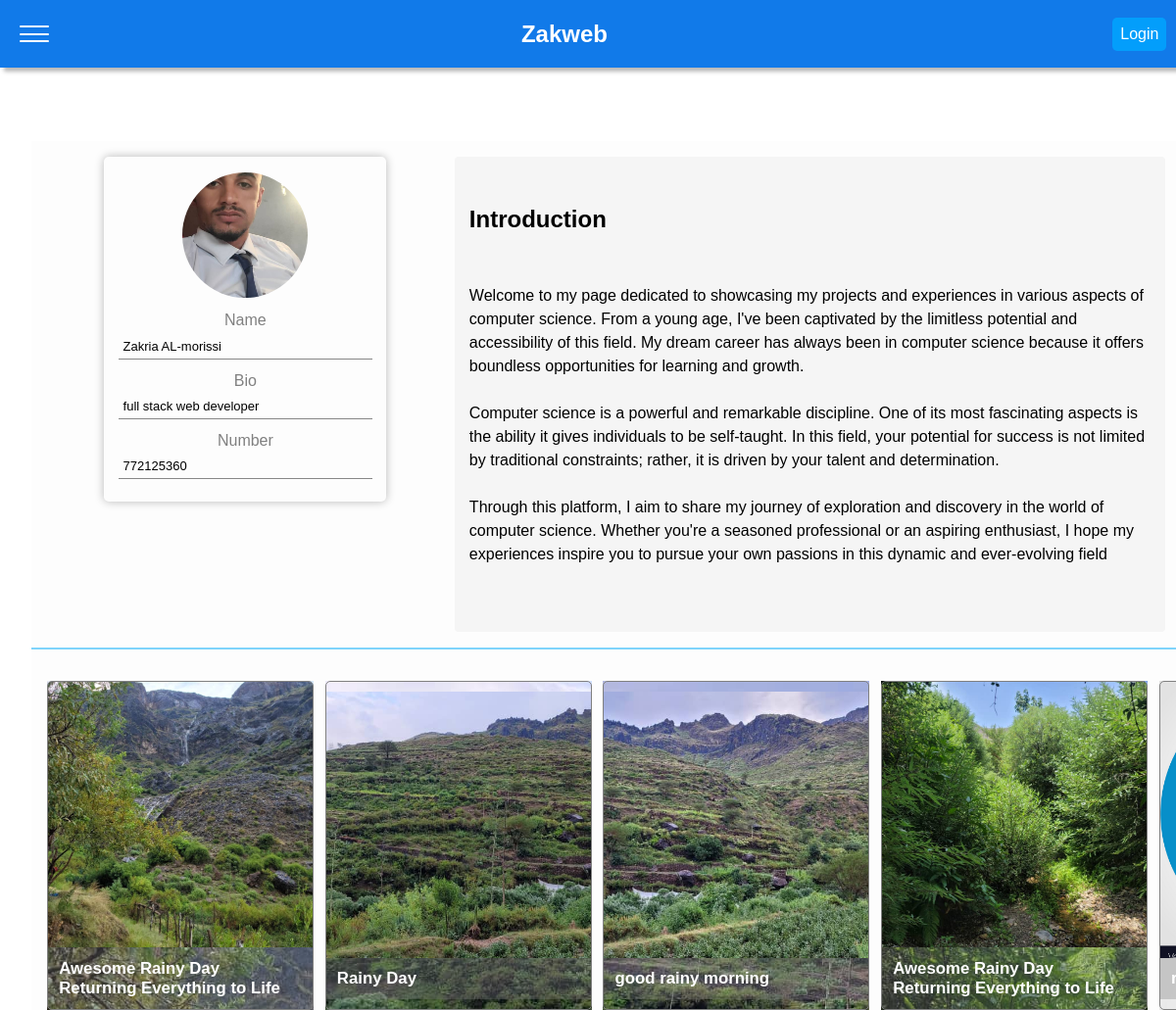
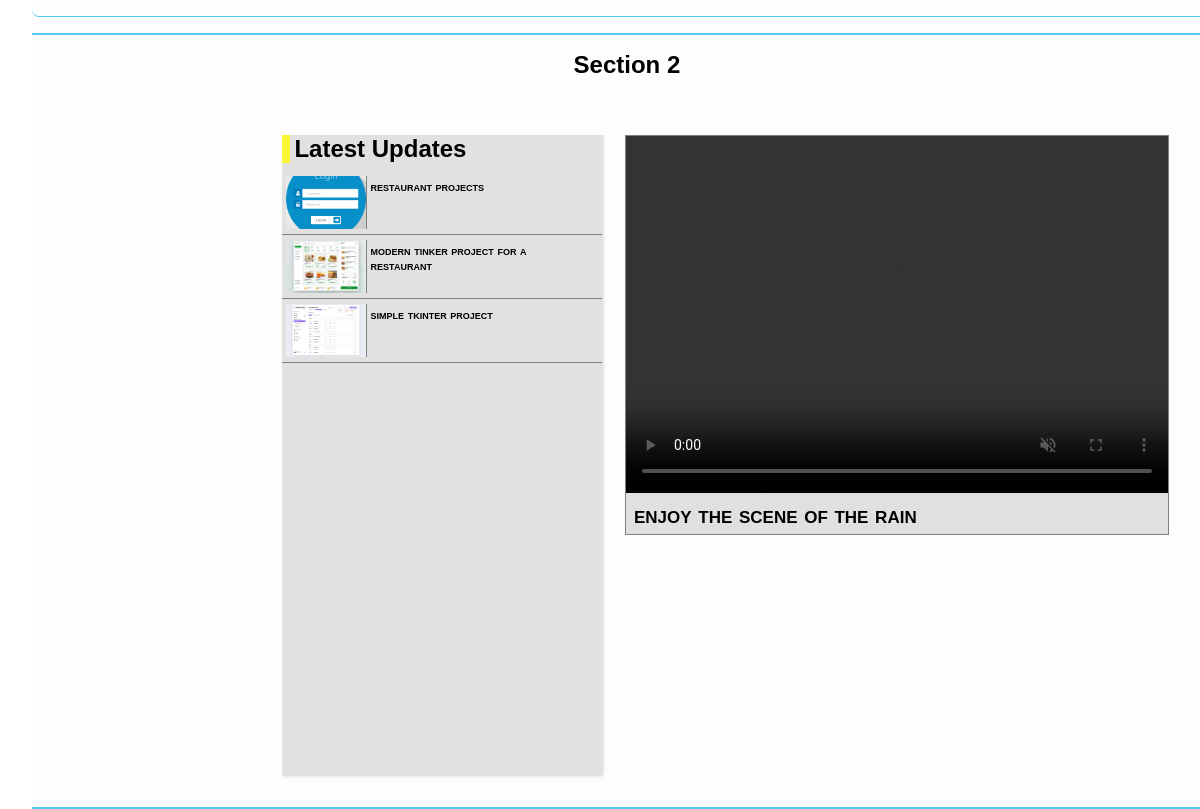
The page / on the database its author committed (2 pictures, top to bottom).
### main/models.py (models this page shows, shortened)
class Myprofile(models.Model):
    name = models.OneToOneField(User,on_delete=models.CASCADE,verbose_name="Name")
    profile = models.ImageField(upload_to='private/images/',blank=True)
    bio = models.CharField(max_length=75)
    link = models.URLField(blank=True)
    link_2 = models.URLField(blank=True)
    phone_number = models.CharField(max_length=20, blank=True)
    class Meta:
        verbose_name = 'Profile'
        verbose_name_plural = 'Profiles'

class Introduction(models.Model):
    title =  models.CharField(max_length=20)
    text = models.TextField(max_length=10000)

class Post(models.Model):
    category = models.ForeignKey(Category, on_delete= models.CASCADE)
    author = models.ForeignKey(User, on_delete=models.CASCADE,verbose_name="Author")
    title = models.CharField(max_length=200,default='', verbose_name="Title")
    text = models.TextField(max_length=10000, verbose_name="Text")
    image = models.ImageField(upload_to='images')
    text_2 = models.TextField(max_length=10000, blank=True, verbose_name="Second Text")
    video = models.FileField(upload_to='videos/', blank=True, null=True)
    image_2 = models.ImageField(upload_to='images/', blank=True, null=True)
    text_3 = models.TextField(max_length=10000, blank=True, verbose_name="Third Text")
    image_3 = models.ImageField(upload_to='images/', blank=True, null=True)
    video_2 = models.FileField(upload_to='videos/', blank=True, null=True)
    created_at = models.DateTimeField(auto_now_add=True, verbose_name="Created At", db_index=True)
    updated_at = models.DateTimeField(auto_now=True, verbose_name="Updated At")
    class Meta:
        verbose_name = "Post"
        verbose_name_plural = "Posts"
        indexes = [
            models.Index(fields=['created_at']),  # Add index for created_at field
        ]

### main/views.py (the view)
# urls.py: path('',views.home,name="home"),
def home(request):
    profile = get_object_or_404(Myprofile,id=2)
    introduction = Introduction.objects.get(id=1)
    posts = Post.objects.all()
    category_posts = Post.objects.filter(category__name="New projects")
    video_category = Post.objects.filter(category__name="videos")
    if request.user.is_authenticated:
        user_image = UserProfile.objects.filter(user_profile=request.user).first()
        print(user_image)
    else:
        user_image = None
    context = {
        'myprofile': profile,
        'introduction':introduction,
        'posts': posts,
        'projects': category_posts,
        'videos':video_category,
        'profile':user_image
    }
    return render(request,"home/home.html",context)

### main/templates/home/home.html
{% extends "home/layout.html" %}
{% block main %}
<section class="section">
    <div class="myprofile">
        <img src="{{myprofile.profile.url}}" alt="">
        <label for="name">Name</label>
        <p id="name">{{myprofile.name.first_name}}</p>
        <label for="bio">Bio</label>
        <p id="bio">{{ myprofile.bio }}</p>
        <label for="number">Number</label>
        <p id="number">{{myprofile.phone_number}}</p>
    </div>
    <div class="introduction">
        <h2>{{introduction.title}}</h2>
        <p>{{introduction.text}}</p>
    </div>
</section>
<section class="section-one">
    {% for post in posts %}
    <div class="post" style="background-image: url( {{post.image.url}});">
        <a href="{% url 'post' post.id %}">
            <img src="{{post.image.url }}"  alt="">
            <h2>{{post.title}}</h2>
        </a>
    </div>
    {% endfor %}
</section>
<section class="section-two">
    <h1>Section 2</h1>
    <div class="section-two-container">
        <div class="left-container">
            <h1>Latest Updates</h1>
            {% for project in projects %}
            <a href="{% url 'post' project.id %}">
                <img src="{{project.image.url}}" alt="">
                <h2>{{ project.title }}</h2>
            </a>
            {% endfor %}
        </div>
        {% for video in videos %}
        <div class="right-container">
            <video  autoplay muted controls>
                <source src="{{video.video.url}}" type="video/mp4">
            </video>
            <p>
                {{ video.title }}
            </p>
        </div>
        {% endfor %}
    </div>
</section>
{% endblock %}

### main/static/css/home.css (style rules this page uses)
:root { --bg-color: rgba(255, 255, 255, 0.832); --shadow-color: rgb(184, 184, 184); --nav-bg-color: rgb(17, 122, 233); --main-bg-color: rgba(252, 252, 252, 0.63); --text-color: white; --body-text-color: black; --log-color: rgba(0, 166, 255, 0.828); }
* { padding: 0; margin: 0; box-sizing: border-box; overflow-x: hidden; }
body { display: block; font-family: Arial, Helvetica, sans-serif; background-color: var(--bg-color); color: var(--body-text-color); width: 100vw; max-width: 100vw; }
.section { display: flex; flex-wrap: wrap; gap: 2%; color: black; border-bottom: 2px solid rgb(127, 212, 251); width: 100vw; padding: 1rem; overflow: hidden; }
.myprofile { background-color: rgba(227, 248, 255, 0); color: var(--body-text-color); position: relative; margin-left: 5%; width: 18rem; min-width: 12rem; height: 22rem; display: flex; flex-direction: column; align-items: center; border-radius: 5px; box-shadow: 0px 0px 10px var(--shadow-color); }
.myprofile img { margin-top: 1rem; margin-bottom: 0.9rem; width: 8rem; height: 8rem; border-radius: 50%; object-fit: cover; }
.myprofile label { color: gray; }
.myprofile p { margin-top: 0.3rem; margin-bottom: 0.8rem; width: 90%; padding: 0.3rem; font-size: small; cursor: pointer; border-bottom: 1px solid rgba(134, 134, 134, 0.983); }
.introduction { background-color: whitesmoke; margin-left: 4%; width: 62%; border-radius: 4px; padding: 0.9rem; white-space: pre-wrap; }
.introduction h2 { margin-bottom: 1rem; }
.introduction p { position: relative; width: 100%; line-height: 1.5rem; line-break: auto; margin-bottom: 1rem; }
.section-one { display: grid; grid-auto-flow: column; gap: 1%; width: 100vw; border-bottom: 1px solid rgb(86, 202, 237); padding: 1rem; border-radius: 7px; overflow-x: scroll; }
.post { color: white; position: relative; width: 17rem; height: 21rem; object-fit: cover; overflow: hidden; }
.post a { display: flex; flex-direction: column; border: 1px solid gray; border-radius: 5px; width: 100%; height: 100%; text-decoration: none; font-size: 0.7rem; justify-content: center; overflow-y: hidden; }
.post img { width: 100%; height: 17rem; object-fit: cover; overflow: hidden; }
.post h2 { color: rgb(255, 255, 255); background-color: rgba(122, 122, 123, 0.33); padding: 0.7rem; top: 94%; overflow-y: hidden; }
.section-two { border-top: 2px solid rgb(86, 202, 237); border-bottom: 2px solid rgb(86, 202, 237); padding: 1rem; width: 100vw; height: fit-content; }
.section-two h1 { position: relative; left: 45%; }
.section-two-container { display: flex; flex-wrap: wrap; gap: 2%; width: 100%; height: 100%; margin-top: 3.5rem; margin-left: 20%; margin-right: 20%; }
.left-container { display: flex; flex-direction: column; height: 40rem; width: 20rem; margin-bottom: 1rem; min-width: 17rem; background-color: rgba(176, 176, 176, 0.37); box-shadow: 0px 0px 4px var(--shadow-color); }
.left-container h1 { position: relative; left: 0; border-left: 0.5rem solid rgba(255, 255, 0, 0.778); padding-left: 0.3rem; margin-bottom: 0.5rem; }
.left-container a { display: flex; width: 100%; height: 10%; text-decoration: none; border-bottom: 0.5px solid gray; padding: 0.3rem; min-width: 100%; cursor: pointer; }
.left-container img { width: 5rem; height: 100%; object-fit: cover; }
.left-container h2 { color: var(--body-text-color); font-variant: petite-caps; padding: 0.2rem; font-size: small; width: 14rem; border-left: 1px solid gray; }
.right-container { display: flex; flex-direction: column; position: relative; width: 34rem; height: 25rem; border: 1px solid gray; }
.right-container video { width: 100%; height: 100%; object-fit: cover; }
.right-container p { padding: 0.5rem; font-variant: petite-caps; font-size: 1.5rem; font-weight: 600; overflow-y: hidden; color: var(--body-text-color); background-color: rgba(225, 221, 221, 0.941); }

### rows shown on the page
Myprofile: profile (picture), name.first_name "Zakria AL-morissi", bio "full stack web developer", phone_number "772125360"
Introduction: title "Introduction", text "Welcome to my page dedicated to showcasing my projects and experiences in various aspects of computer science. From a young age, I've been captivated by the limitless potential and accessibility of this field. My dream career has always been in computer science because it offers boundless opportunities for learning and growth. Computer science is a powerful and remarkable discipline. One of its most fascinating aspects is the ability it gives individuals to be self-taught. In this field, your potential for success is not limited by traditional constraints; rather, it is driven by your talent and determination. Through this platform, I aim to share my journey of exploration and discovery in…"
Post: image (picture), title "Awesome Rainy Day Returning Everything to Life"
Post: image (picture), title "Rainy Day"
Post: image (picture), title "good rainy morning"
Post: image (picture), title "Awesome Rainy Day Returning Everything to Life"
Post: image (picture), title "restaurant projects"
Post: image (picture), title "modern tinker project for a restaurant"
Post: image (picture), title "simple tkinter project"
Post: title "enjoy the scene of the rain"
